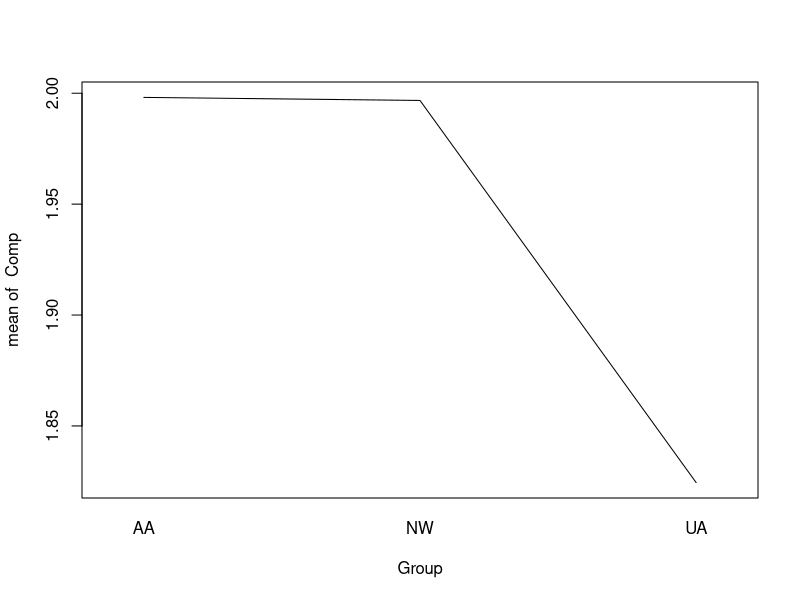
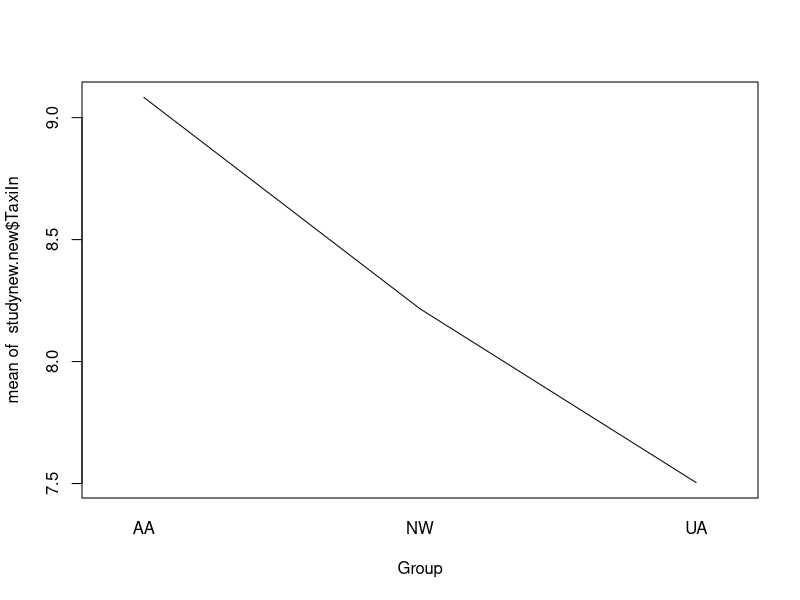
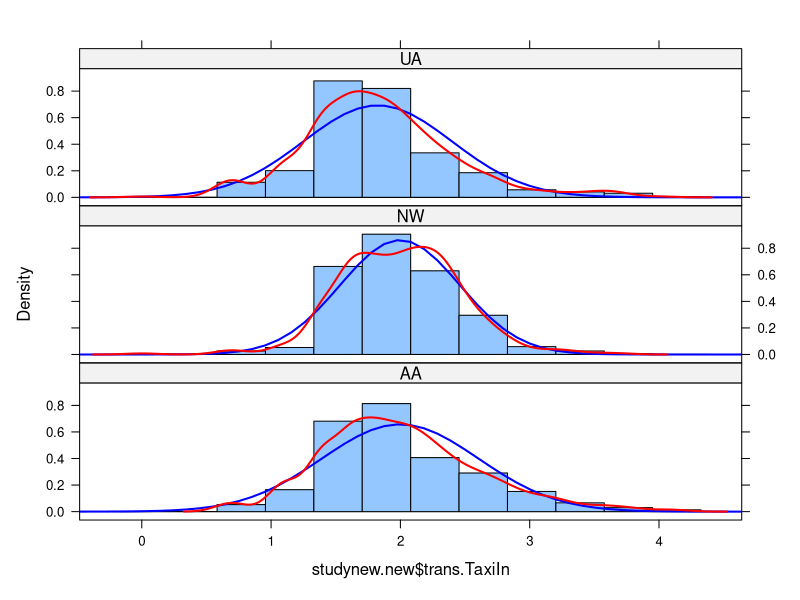
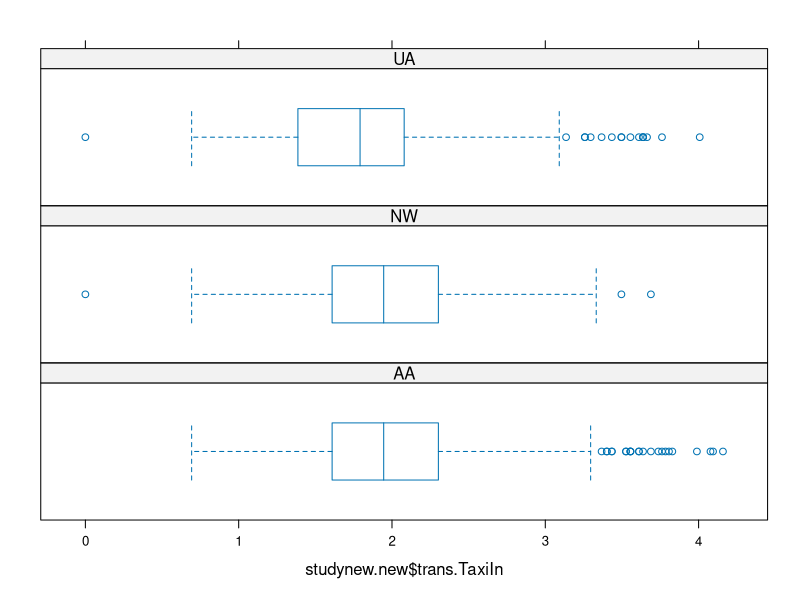
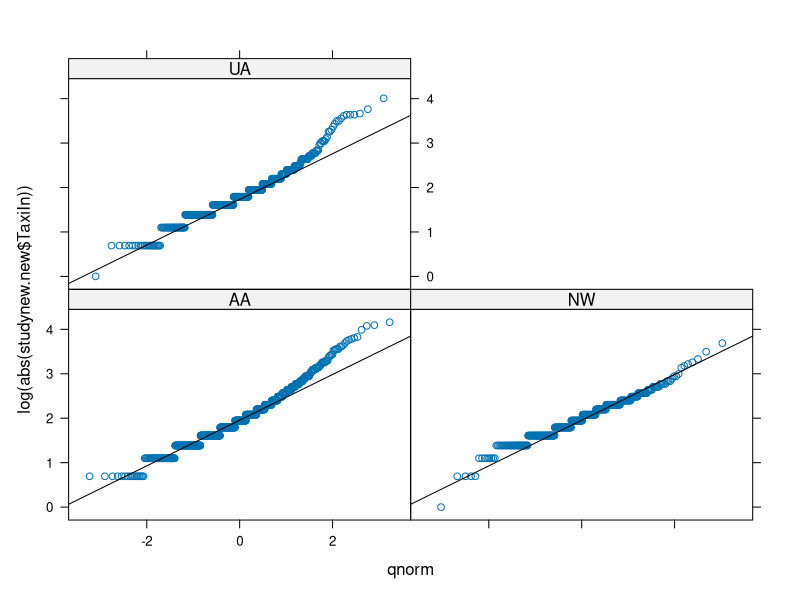

The R source for these figures, in order:
airline=read.table(file="airline_cleaned.txt",header=T)
attach(airline)
airline$trans.TaxiIn=log(TaxiIn)
studynew <- subset(airline, UniqueCarrier =="UA" | UniqueCarrier =="AA"| UniqueCarrier =="NW")
# select=c(FlightNum,UniqueCarrier))
ua <- subset(airline, UniqueCarrier =="UA")
aa <- subset(airline, UniqueCarrier =="AA")
nw <- subset(airline, UniqueCarrier =="NW")

detach(airline)
attach(studynew)

library(lattice)
studynew.new <- droplevels(studynew)
# studynew.new <- droplevels(studynew)
Comp = studynew.new$trans.TaxiIn
Group = studynew.new$UniqueCarrier
# boxplot(log(studynew.new$TaxiIn) ~studynew.new$UniqueCarrier, studynew.new)
quartz()
trace<-rep(1, length(Group))
interaction.plot(Group,trace,Comp,fun=mean,legend=F)
quartz()
trace<-rep(1, length(Group))
interaction.plot(Group,trace,studynew.new$TaxiIn,fun=mean,legend=F)

print(tapply(Comp, Group, length))
print(tapply(Comp, Group, mean))
print(tapply(Comp, Group, sd))

histogram(~studynew.new$trans.TaxiIn | studynew.new$UniqueCarrier, layout=c(1,3),type="density", 
          panel=function(x,...) 
          {panel.histogram(x,...) 
            panel.mathdensity(dmath=dnorm,col="blue",lwd=2,
                              args=list(mean=mean(x, na.rm=T), sd = sd(x,na.rm=T)),...)
            panel.densityplot(x,col="red",lwd=2,...)
          })
bwplot(~studynew.new$trans.TaxiIn | studynew.new$UniqueCarrier, layout = c(1, 3), pch = "|") #Boxplots side-by-side 
qqmath(~log(abs(studynew.new$TaxiIn)) | studynew.new$UniqueCarrier, data = studynew.new, panel = function(x){
  panel.qqmath(x)
  panel.qqmathline(x)
})

fit <- aov(Comp ~ Group, data=studynew.new)
summary(fit)
# tukey test
test.Tukey<-TukeyHSD(fit,conf.level=0.95)
test.Tukey

